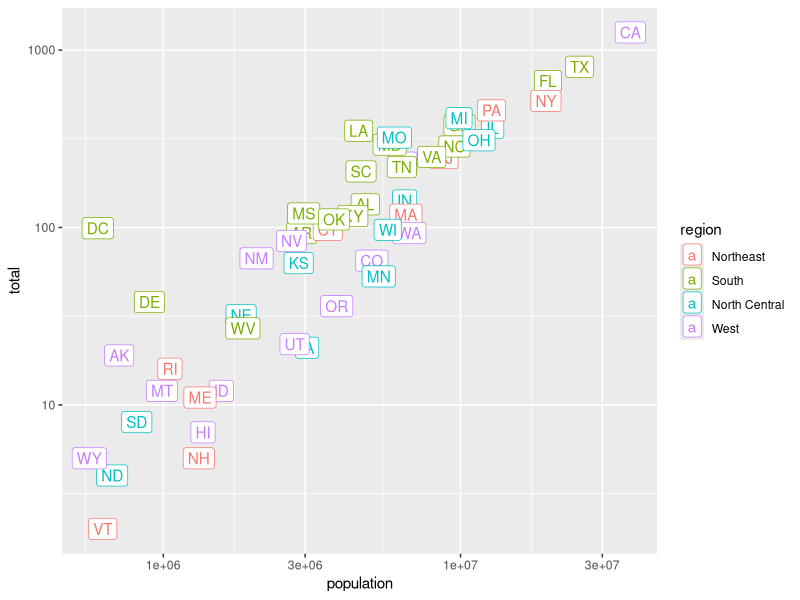
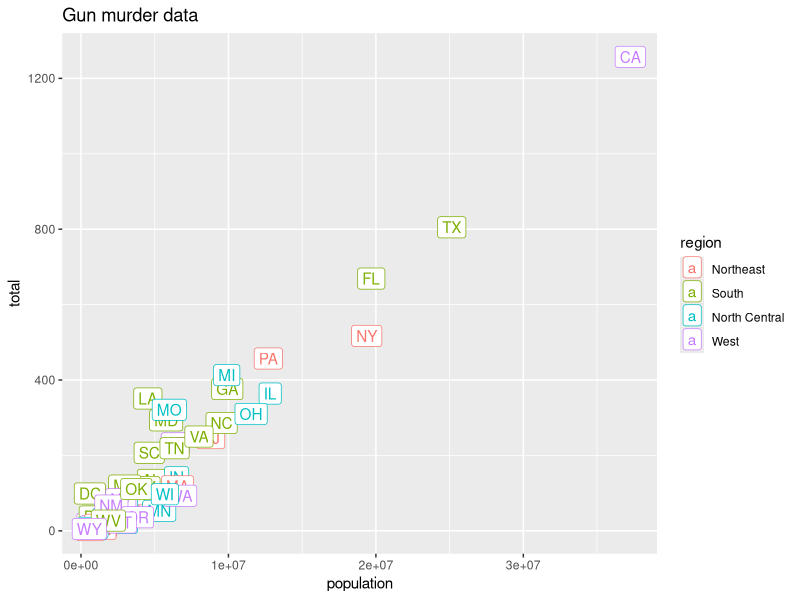

These figures' R source, in order:
# Instructions
# In the previous exercises we created a plot using the following code:

# library(dplyr)
# library(ggplot2)
# library(dslabs)
# data(murders)
# p<- murders %>% ggplot(aes(population, total, label = abb, color = region)) +
#   geom_label()
# p + scale_x_log10() + scale_y_log10()

# We are now going to add a title to this plot. 
# We will do this by adding yet another layer, this time with the function ggtitle.

# Instructions
# Edit the code above to add the title "Gun murder data" to the plot.

library(dplyr)
library(ggplot2)
library(dslabs)
data(murders)

#cria um gráfico de dispersão com rótulos coloridos por região
p <- murders %>% ggplot(aes(population, total, label = abb, color = region)) +
  geom_label()

#adiciona escalas logarítmicas aos eixos x e y
p + scale_x_log10() + scale_y_log10()

#adiciona um título ao gráfico
p + ggtitle("Gun murder data")
